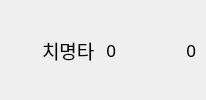
         <widget class="QWidget" name="containerCriticalRate" native="true">
          <property name="font">
           <font>
            <family>ONE Mobile POP</family>
            <pointsize>15</pointsize>
           </font>
          </property>
          <layout class="QHBoxLayout" name="horizontalLayout_11">
           <property name="spacing">
            <number>10</number>
           </property>
           <property name="leftMargin">
            <number>5</number>
           </property>
           <property name="topMargin">
            <number>0</number>
           </property>
           <property name="rightMargin">
            <number>10</number>
           </property>
           <property name="bottomMargin">
            <number>0</number>
           </property>
           <item>
            <widget class="QLabel" name="iconCriticalRate">
             <property name="sizePolicy">
              <sizepolicy hsizetype="Fixed" vsizetype="Fixed">
               <horstretch>0</horstretch>
               <verstretch>0</verstretch>
              </sizepolicy>
             </property>
             <property name="minimumSize">
              <size>
               <width>27</width>
               <height>27</height>
              </size>
             </property>
             <property name="maximumSize">
              <size>
               <width>27</width>
               <height>27</height>
              </size>
             </property>
             <property name="font">
              <font>
               <family>ONE Mobile POP</family>
               <pointsize>15</pointsize>
              </font>
             </property>
             <property name="text">
              <string/>
             </property>
             <property name="scaledContents">
              <bool>true</bool>
             </property>
             <property name="alignment">
              <set>Qt::AlignCenter</set>
             </property>
            </widget>
           </item>
           <item>
            <widget class="QLabel" name="nameCriticalRate">
             <property name="sizePolicy">
              <sizepolicy hsizetype="Expanding" vsizetype="Preferred">
               <horstretch>1</horstretch>
               <verstretch>0</verstretch>
              </sizepolicy>
             </property>
             <property name="font">
              <font>
               <family>ONE Mobile POP</family>
               <pointsize>14</pointsize>
              </font>
             </property>
             <property name="text">
              <string>치명타</string>
             </property>
             <property name="alignment">
              <set>Qt::AlignLeading|Qt::AlignLeft|Qt::AlignVCenter</set>
             </property>
            </widget>
           </item>
           <item>
            <widget class="QLabel" name="statCriticalRate">
             <property name="sizePolicy">
              <sizepolicy hsizetype="Expanding" vsizetype="Preferred">
               <horstretch>2</horstretch>
               <verstretch>0</verstretch>
              </sizepolicy>
             </property>
             <property name="font">
              <font>
               <family>ONE Mobile POP</family>
               <pointsize>13</pointsize>
              </font>
             </property>
             <property name="text">
              <string>0</string>
             </property>
             <property name="alignment">
              <set>Qt::AlignRight|Qt::AlignTrailing|Qt::AlignVCenter</set>
             </property>
            </widget>
           </item>
           <item>
            <widget class="QLabel" name="rateCriticalRate">
             <property name="sizePolicy">
              <sizepolicy hsizetype="Minimum" vsizetype="Preferred">
               <horstretch>0</horstretch>
               <verstretch>0</verstretch>
              </sizepolicy>
             </property>
             <property name="minimumSize">
              <size>
               <width>70</width>
               <height>0</height>
              </size>
             </property>
             <property name="font">
              <font>
               <family>ONE Mobile POP</family>
               <pointsize>13</pointsize>
              </font>
             </property>
             <property name="text">
              <string>0</string>
             </property>
             <property name="alignment">
              <set>Qt::AlignRight|Qt::AlignTrailing|Qt::AlignVCenter</set>
             </property>
            </widget>
           </item>
          </layout>
         </widget>
